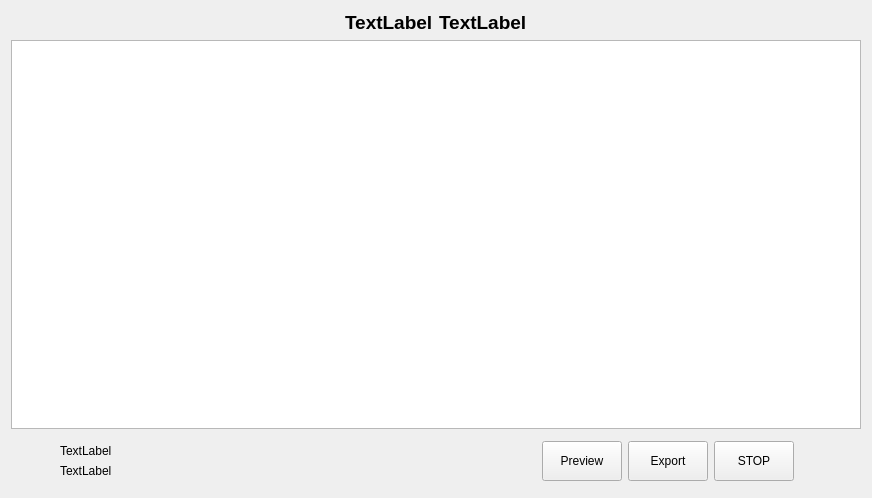
<?xml version="1.0" encoding="UTF-8"?>
<ui version="4.0">
 <class>PageRun</class>
 <widget class="QWidget" name="PageRun">
  <property name="geometry">
   <rect>
    <x>0</x>
    <y>0</y>
    <width>872</width>
    <height>498</height>
   </rect>
  </property>
  <property name="windowTitle">
   <string>Form</string>
  </property>
  <layout class="QVBoxLayout" name="verticalLayout_2">
   <item>
    <layout class="QHBoxLayout" name="horizontalLayout_2">
     <item>
      <spacer name="horizontalSpacer_5">
       <property name="orientation">
        <enum>Qt::Horizontal</enum>
       </property>
       <property name="sizeHint" stdset="0">
        <size>
         <width>40</width>
         <height>20</height>
        </size>
       </property>
      </spacer>
     </item>
     <item>
      <widget class="QLabel" name="lblVoltage">
       <property name="font">
        <font>
         <pointsize>14</pointsize>
         <bold>true</bold>
        </font>
       </property>
       <property name="text">
        <string>TextLabel</string>
       </property>
      </widget>
     </item>
     <item>
      <widget class="QLabel" name="lblAmpere">
       <property name="font">
        <font>
         <pointsize>14</pointsize>
         <bold>true</bold>
        </font>
       </property>
       <property name="text">
        <string>TextLabel</string>
       </property>
      </widget>
     </item>
     <item>
      <spacer name="horizontalSpacer_4">
       <property name="orientation">
        <enum>Qt::Horizontal</enum>
       </property>
       <property name="sizeHint" stdset="0">
        <size>
         <width>40</width>
         <height>20</height>
        </size>
       </property>
      </spacer>
     </item>
    </layout>
   </item>
   <item>
    <widget class="QTableWidget" name="tableWidget">
     <property name="editTriggers">
      <set>QAbstractItemView::NoEditTriggers</set>
     </property>
     <attribute name="horizontalHeaderHighlightSections">
      <bool>false</bool>
     </attribute>
     <attribute name="horizontalHeaderStretchLastSection">
      <bool>true</bool>
     </attribute>
     <attribute name="verticalHeaderVisible">
      <bool>false</bool>
     </attribute>
     <attribute name="verticalHeaderDefaultSectionSize">
      <number>25</number>
     </attribute>
     <attribute name="verticalHeaderHighlightSections">
      <bool>false</bool>
     </attribute>
    </widget>
   </item>
   <item>
    <layout class="QHBoxLayout" name="horizontalLayout">
     <item>
      <spacer name="horizontalSpacer_3">
       <property name="orientation">
        <enum>Qt::Horizontal</enum>
       </property>
       <property name="sizeType">
        <enum>QSizePolicy::Preferred</enum>
       </property>
       <property name="sizeHint" stdset="0">
        <size>
         <width>40</width>
         <height>20</height>
        </size>
       </property>
      </spacer>
     </item>
     <item>
      <widget class="QWidget" name="widget" native="true">
       <layout class="QVBoxLayout" name="verticalLayout">
        <item>
         <widget class="QLabel" name="lbl1">
          <property name="text">
           <string>TextLabel</string>
          </property>
         </widget>
        </item>
        <item>
         <widget class="QLabel" name="lbl2">
          <property name="sizePolicy">
           <sizepolicy hsizetype="Fixed" vsizetype="Preferred">
            <horstretch>0</horstretch>
            <verstretch>0</verstretch>
           </sizepolicy>
          </property>
          <property name="minimumSize">
           <size>
            <width>400</width>
            <height>0</height>
           </size>
          </property>
          <property name="text">
           <string>TextLabel</string>
          </property>
         </widget>
        </item>
       </layout>
      </widget>
     </item>
     <item>
      <spacer name="horizontalSpacer">
       <property name="orientation">
        <enum>Qt::Horizontal</enum>
       </property>
       <property name="sizeHint" stdset="0">
        <size>
         <width>40</width>
         <height>20</height>
        </size>
       </property>
      </spacer>
     </item>
     <item>
      <widget class="QPushButton" name="btnPreview">
       <property name="minimumSize">
        <size>
         <width>0</width>
         <height>40</height>
        </size>
       </property>
       <property name="text">
        <string>Preview</string>
       </property>
      </widget>
     </item>
     <item>
      <widget class="QPushButton" name="btnExport">
       <property name="minimumSize">
        <size>
         <width>0</width>
         <height>40</height>
        </size>
       </property>
       <property name="text">
        <string>Export</string>
       </property>
      </widget>
     </item>
     <item>
      <widget class="QPushButton" name="btnStop">
       <property name="minimumSize">
        <size>
         <width>0</width>
         <height>40</height>
        </size>
       </property>
       <property name="text">
        <string>STOP</string>
       </property>
      </widget>
     </item>
     <item>
      <spacer name="horizontalSpacer_2">
       <property name="orientation">
        <enum>Qt::Horizontal</enum>
       </property>
       <property name="sizeHint" stdset="0">
        <size>
         <width>40</width>
         <height>20</height>
        </size>
       </property>
      </spacer>
     </item>
    </layout>
   </item>
  </layout>
 </widget>
 <resources/>
 <connections/>
</ui>
